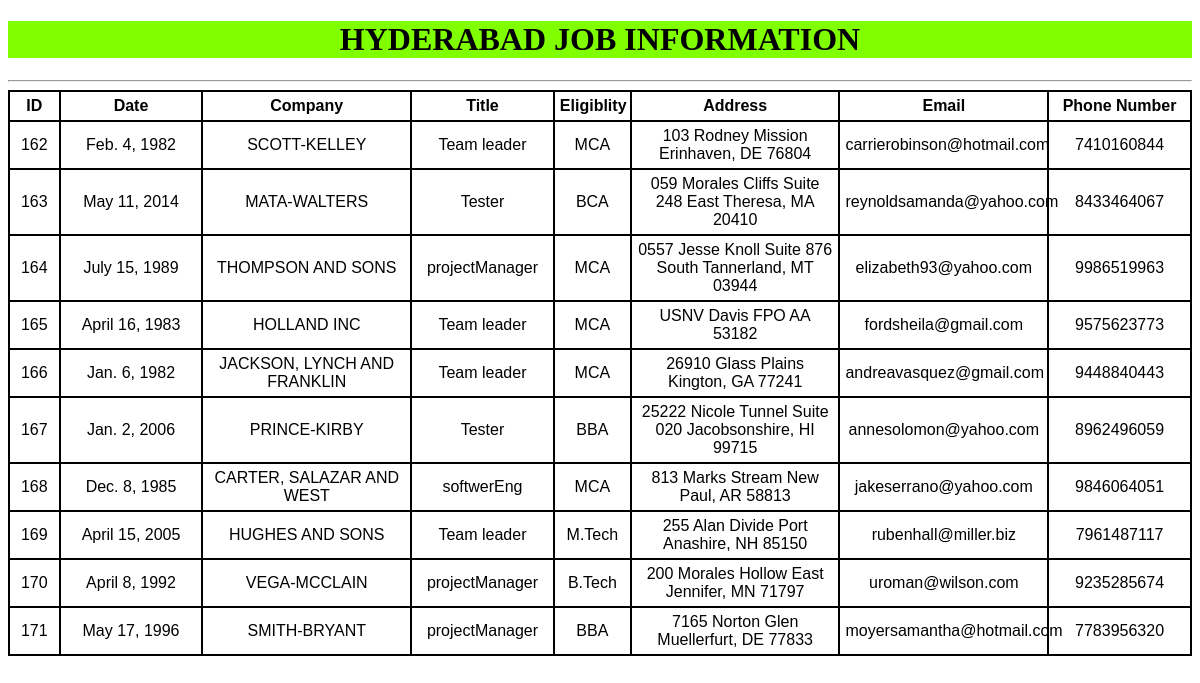
The app's page /h/ with its own data.
### J_App/models.py (models this page shows)
class Hyd_jobs(models.Model):
    date=models.DateField()
    company=models.CharField(max_length=100)
    title=models.CharField(max_length=100)
    elisbility=models.CharField(max_length=100)
    address=models.CharField(max_length=100)
    email=models.EmailField()
    phoneno=models.IntegerField()

### J_App/views.py (the view)
# urls.py: path('h/',views.Hyd_job_info),
def Hyd_job_info(request):
    Jobs_lists=Hyd_jobs.objects.all()
    my_dict={'job_list':Jobs_lists}
    return render(request,'MyApp/HydJob.html',context=my_dict)

### templates/MyApp/HydJob.html (shortened to what this page needs)
<!DOCTYPE html>
{% load static %}
<html lang="en">
<head>
 <link rel="stylesheet" href="{% static 'CSS/demo.css' %}">
</head>
<body>
<h1 >HYDERABAD JOB INFORMATION</h1>
<hr>
  {% if job_list %}
<table>
    <thead>
    <th>ID</th>
    <th>Date</th>
    <th>Company</th>
    <th>Title</th>
    <th>Eligiblity</th>
    <th>Address</th>
    <th>Email</th>
    <th>Phone Number</th>
    </thead>
    {% for job in job_list %}
    <tr>
    <td>{{ job.id }}</td>
        <td>{{ job.date }}</td>
        <td>{{ job.company|upper }}</td>
        <td>{{ job.title  }}</td>
        <td>{{ job.elisbility }}</td>
        <td>{{ job.address }}</td>
        <td>{{ job.email }}</td>
        <td>{{ job.phoneno }}</td>
    </tr>
    {% endfor %}
</table>
  {% else %}
<p>No Recode Found In Hyd job page </p>
{% endif %}
</body>
</html>

### static/CSS/demo.css (style rules this page uses)
h1 { text-align: center; background: chartreuse }
table { table-layout: fixed; width:100%;border-collapse: collapse; font-family: sans-serif; }
table,th,td { border: 2px solid black; }
th,td { padding: 5px; text-align: center; }
thead th:nth-child(1) { width:6% }
thead th:nth-child(2) { width:20% }
thead th:nth-child(3) { width:30% }
thead th:nth-child(4) { width:20% }
thead th:nth-child(5) { width:10% }
thead th:nth-child(6) { width: 30% }
thead th:nth-child(7) { width: 30% }
thead th:nth-child(8) { width:20% }

### records on screen
Hyd_jobs: id "162", date "Feb. 4, 1982", company "SCOTT-KELLEY", title "Team leader", elisbility "MCA", address "103 Rodney Mission Erinhaven, DE 76804", email "carrierobinson@hotmail.com", phoneno "7410160844"
Hyd_jobs: id "163", date "May 11, 2014", company "MATA-WALTERS", title "Tester", elisbility "BCA", address "059 Morales Cliffs Suite 248 East Theresa, MA 20410", email "reynoldsamanda@yahoo.com", phoneno "8433464067"
Hyd_jobs: id "164", date "July 15, 1989", company "THOMPSON AND SONS", title "projectManager", elisbility "MCA", address "0557 Jesse Knoll Suite 876 South Tannerland, MT 03944", email "elizabeth93@yahoo.com", phoneno "9986519963"
Hyd_jobs: id "165", date "April 16, 1983", company "HOLLAND INC", title "Team leader", elisbility "MCA", address "USNV Davis FPO AA 53182", email "fordsheila@gmail.com", phoneno "9575623773"
Hyd_jobs: id "166", date "Jan. 6, 1982", company "JACKSON, LYNCH AND FRANKLIN", title "Team leader", elisbility "MCA", address "26910 Glass Plains Kington, GA 77241", email "andreavasquez@gmail.com", phoneno "9448840443"
Hyd_jobs: id "167", date "Jan. 2, 2006", company "PRINCE-KIRBY", title "Tester", elisbility "BBA", address "25222 Nicole Tunnel Suite 020 Jacobsonshire, HI 99715", email "annesolomon@yahoo.com", phoneno "8962496059"
Hyd_jobs: id "168", date "Dec. 8, 1985", company "CARTER, SALAZAR AND WEST", title "softwerEng", elisbility "MCA", address "813 Marks Stream New Paul, AR 58813", email "jakeserrano@yahoo.com", phoneno "9846064051"
Hyd_jobs: id "169", date "April 15, 2005", company "HUGHES AND SONS", title "Team leader", elisbility "M.Tech", address "255 Alan Divide Port Anashire, NH 85150", email "rubenhall@miller.biz", phoneno "7961487117"
Hyd_jobs: id "170", date "April 8, 1992", company "VEGA-MCCLAIN", title "projectManager", elisbility "B.Tech", address "200 Morales Hollow East Jennifer, MN 71797", email "uroman@wilson.com", phoneno "9235285674"
Hyd_jobs: id "171", date "May 17, 1996", company "SMITH-BRYANT", title "projectManager", elisbility "BBA", address "7165 Norton Glen Muellerfurt, DE 77833", email "moyersamantha@hotmail.com", phoneno "7783956320"
